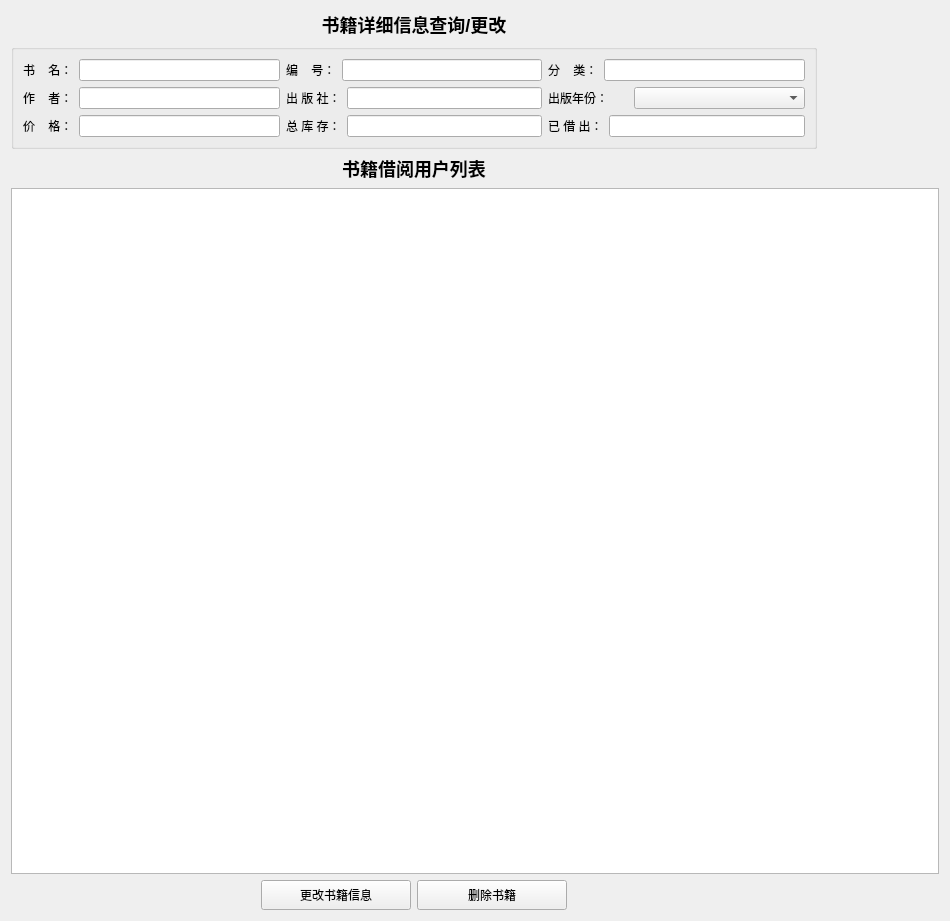
<?xml version="1.0" encoding="UTF-8"?>
<ui version="4.0">
 <class>bookdetailwindow</class>
 <widget class="QWidget" name="bookdetailwindow">
  <property name="geometry">
   <rect>
    <x>0</x>
    <y>0</y>
    <width>950</width>
    <height>921</height>
   </rect>
  </property>
  <property name="minimumSize">
   <size>
    <width>950</width>
    <height>921</height>
   </size>
  </property>
  <property name="maximumSize">
   <size>
    <width>950</width>
    <height>921</height>
   </size>
  </property>
  <property name="windowTitle">
   <string>Form</string>
  </property>
  <layout class="QGridLayout" name="gridLayout_2">
   <item row="0" column="0">
    <spacer name="horizontalSpacer_2">
     <property name="orientation">
      <enum>Qt::Horizontal</enum>
     </property>
     <property name="sizeHint" stdset="0">
      <size>
       <width>244</width>
       <height>20</height>
      </size>
     </property>
    </spacer>
   </item>
   <item row="0" column="1" colspan="2">
    <widget class="QLabel" name="label">
     <property name="text">
      <string>&lt;html&gt;&lt;head/&gt;&lt;body&gt;&lt;p&gt;&lt;span style=&quot; font-size:x-large; font-weight:600;&quot;&gt;书籍详细信息查询/更改&lt;/span&gt;&lt;/p&gt;&lt;/body&gt;&lt;/html&gt;</string>
     </property>
     <property name="alignment">
      <set>Qt::AlignCenter</set>
     </property>
    </widget>
   </item>
   <item row="0" column="3">
    <spacer name="horizontalSpacer_3">
     <property name="orientation">
      <enum>Qt::Horizontal</enum>
     </property>
     <property name="sizeHint" stdset="0">
      <size>
       <width>244</width>
       <height>20</height>
      </size>
     </property>
    </spacer>
   </item>
   <item row="1" column="0" colspan="4">
    <widget class="QGroupBox" name="groupBox">
     <property name="title">
      <string/>
     </property>
     <layout class="QGridLayout" name="gridLayout">
      <item row="0" column="0">
       <layout class="QVBoxLayout" name="verticalLayout">
        <item>
         <layout class="QHBoxLayout" name="horizontalLayout">
          <item>
           <widget class="QLabel" name="label_userName">
            <property name="text">
             <string>书    名：</string>
            </property>
           </widget>
          </item>
          <item>
           <widget class="QLineEdit" name="LineEdit_bookName">
            <property name="minimumSize">
             <size>
              <width>171</width>
              <height>0</height>
             </size>
            </property>
           </widget>
          </item>
         </layout>
        </item>
        <item>
         <layout class="QHBoxLayout" name="horizontalLayout_2">
          <item>
           <widget class="QLabel" name="label_password">
            <property name="text">
             <string>作    者：</string>
            </property>
           </widget>
          </item>
          <item>
           <widget class="QLineEdit" name="LineEdit_auther">
            <property name="minimumSize">
             <size>
              <width>171</width>
              <height>0</height>
             </size>
            </property>
           </widget>
          </item>
         </layout>
        </item>
        <item>
         <layout class="QHBoxLayout" name="horizontalLayout_8">
          <item>
           <widget class="QLabel" name="label_password_2">
            <property name="text">
             <string>价    格：</string>
            </property>
           </widget>
          </item>
          <item>
           <widget class="QLineEdit" name="LineEdit_price">
            <property name="minimumSize">
             <size>
              <width>171</width>
              <height>0</height>
             </size>
            </property>
            <property name="text">
             <string/>
            </property>
           </widget>
          </item>
         </layout>
        </item>
       </layout>
      </item>
      <item row="0" column="1">
       <layout class="QVBoxLayout" name="verticalLayout_3">
        <item>
         <layout class="QHBoxLayout" name="horizontalLayout_4">
          <item>
           <widget class="QLabel" name="label_userID">
            <property name="text">
             <string>编    号：</string>
            </property>
           </widget>
          </item>
          <item>
           <widget class="QLineEdit" name="LineEdit_bookID">
            <property name="minimumSize">
             <size>
              <width>171</width>
              <height>0</height>
             </size>
            </property>
           </widget>
          </item>
         </layout>
        </item>
        <item>
         <layout class="QHBoxLayout" name="horizontalLayout_6">
          <item>
           <widget class="QLabel" name="label_userID_3">
            <property name="text">
             <string>出 版 社：</string>
            </property>
           </widget>
          </item>
          <item>
           <widget class="QLineEdit" name="LineEdit_publisher">
            <property name="minimumSize">
             <size>
              <width>171</width>
              <height>0</height>
             </size>
            </property>
            <property name="text">
             <string/>
            </property>
           </widget>
          </item>
         </layout>
        </item>
        <item>
         <layout class="QHBoxLayout" name="horizontalLayout_5">
          <item>
           <widget class="QLabel" name="label_password_3">
            <property name="text">
             <string>总 库 存：</string>
            </property>
           </widget>
          </item>
          <item>
           <widget class="QLineEdit" name="LineEdit_booknum">
            <property name="minimumSize">
             <size>
              <width>171</width>
              <height>0</height>
             </size>
            </property>
           </widget>
          </item>
         </layout>
        </item>
       </layout>
      </item>
      <item row="0" column="2">
       <layout class="QVBoxLayout" name="verticalLayout_2">
        <item>
         <layout class="QHBoxLayout" name="horizontalLayout_3">
          <item>
           <widget class="QLabel" name="label_userID_2">
            <property name="text">
             <string>分    类：</string>
            </property>
           </widget>
          </item>
          <item>
           <widget class="QLineEdit" name="LineEdit_type">
            <property name="minimumSize">
             <size>
              <width>171</width>
              <height>0</height>
             </size>
            </property>
           </widget>
          </item>
         </layout>
        </item>
        <item>
         <layout class="QHBoxLayout" name="horizontalLayout_7">
          <item>
           <widget class="QLabel" name="label_userID_4">
            <property name="maximumSize">
             <size>
              <width>16777215</width>
              <height>16777215</height>
             </size>
            </property>
            <property name="text">
             <string>出版年份：</string>
            </property>
           </widget>
          </item>
          <item>
           <widget class="QComboBox" name="comboBox_date">
            <property name="minimumSize">
             <size>
              <width>171</width>
              <height>0</height>
             </size>
            </property>
           </widget>
          </item>
         </layout>
        </item>
        <item>
         <layout class="QHBoxLayout" name="horizontalLayout_9">
          <item>
           <widget class="QLabel" name="label_userID_5">
            <property name="text">
             <string>已 借 出：</string>
            </property>
           </widget>
          </item>
          <item>
           <widget class="QLineEdit" name="LineEdit_remain">
            <property name="minimumSize">
             <size>
              <width>171</width>
              <height>0</height>
             </size>
            </property>
            <property name="text">
             <string/>
            </property>
           </widget>
          </item>
         </layout>
        </item>
       </layout>
      </item>
     </layout>
    </widget>
   </item>
   <item row="1" column="4">
    <spacer name="horizontalSpacer">
     <property name="orientation">
      <enum>Qt::Horizontal</enum>
     </property>
     <property name="sizeHint" stdset="0">
      <size>
       <width>103</width>
       <height>20</height>
      </size>
     </property>
    </spacer>
   </item>
   <item row="2" column="1" colspan="2">
    <widget class="QLabel" name="label_2">
     <property name="text">
      <string>&lt;html&gt;&lt;head/&gt;&lt;body&gt;&lt;p&gt;&lt;span style=&quot; font-size:x-large; font-weight:600;&quot;&gt;书籍借阅用户列表&lt;/span&gt;&lt;/p&gt;&lt;/body&gt;&lt;/html&gt;</string>
     </property>
     <property name="alignment">
      <set>Qt::AlignCenter</set>
     </property>
    </widget>
   </item>
   <item row="3" column="0" colspan="5">
    <widget class="QTableWidget" name="tableWidget"/>
   </item>
   <item row="4" column="1">
    <widget class="QPushButton" name="Button_changeUserInfo">
     <property name="minimumSize">
      <size>
       <width>150</width>
       <height>30</height>
      </size>
     </property>
     <property name="maximumSize">
      <size>
       <width>150</width>
       <height>30</height>
      </size>
     </property>
     <property name="text">
      <string>更改书籍信息</string>
     </property>
    </widget>
   </item>
   <item row="4" column="2">
    <widget class="QPushButton" name="Button_deleteUser">
     <property name="minimumSize">
      <size>
       <width>150</width>
       <height>30</height>
      </size>
     </property>
     <property name="maximumSize">
      <size>
       <width>150</width>
       <height>30</height>
      </size>
     </property>
     <property name="text">
      <string>删除书籍</string>
     </property>
    </widget>
   </item>
  </layout>
 </widget>
 <resources/>
 <connections/>
</ui>
